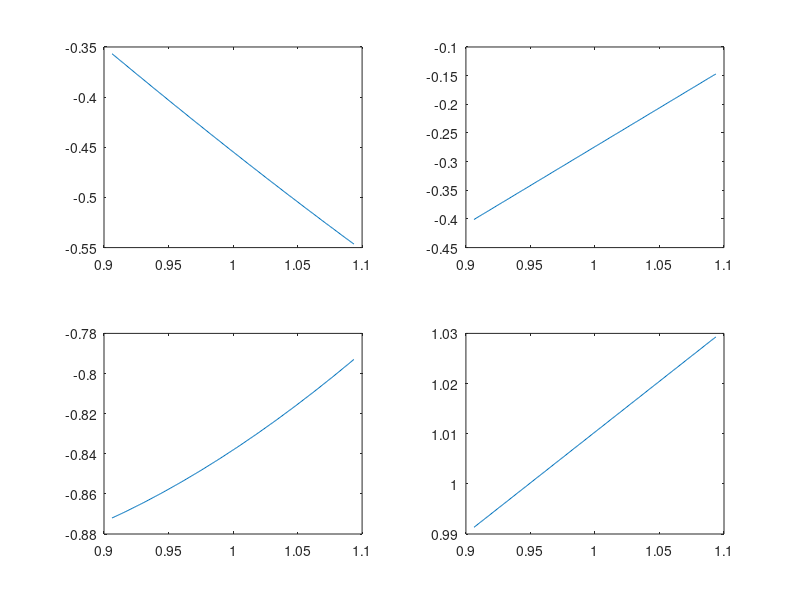

Write MATLAB code to recreate this figure.

%Initial Conditions

A=1/0.83428;  %1/sqrt(N);
V=2;
m=1;
hbar=1;
knot=(2*m*V/(hbar).^2).^(.5);
d=1;
sigmax=16;
sigmak=1/(2*sigmax);
deltak=(pi)*sigmak/(120*d);
q=1;
deltax=(6)^(1/3)/(10*(3*sigmak+q));    %intput for first block of code
t=0; 
xnot=-50;
deltat=1;
e=2.71828;
k=[(-3*sigmak-q):deltak:(3*sigmak-q)]; 
kt=(knot.^2-k.^2).^(.5);
w=((knot)^2)./(2*i*k.*kt.*coth(kt*d)+2*k.^2-knot^2);
% Gauss=e.^(i*sigmax^2*(i*k.^2/2-xnot*k/sigmax^2)-i*k.^2*hbar*t/(2*m));
     %old gauss
     %Gauss=sigmax*e.^(-2*pi*i*k*xnot-2*pi^2*sigmax^2*k.^2-i*k.^2*hbar*t/(2*m)); 
N=0; 

%x=[-6*sigmax:deltax:0*sigmax];
% Gaussx=e.^-((x-xnot).^2/(2*sigmax^2))/(2*pi).^.5;
%plot(x,trapz(k,(abs(Gauss.*e.^(i*2*pi*k*x))).^2);

%Probability of finding particle between B and C
%{
B=-6;
C=0;
t=0;
SUMOPx1=0;
SUMOPx2=0;
SUMOPx3=0;

if all([B<=0,C<=0])   
    fprintf('integrating from I to I'); 
    x=B;
        while x<=C
            ya1=(A.*e.^(i*k*(x))+w.*A.*e.^(-i*k*(x)));
Gauss=e.^(i*sigmax^2*(i*k.^2/2-xnot*k/sigmax^2));
            y1= ya1.*Gauss;
            SUMOPx1 = SUMOPx1+(deltax)*(abs(trapz(k,y1.*e.^(i*2*pi*k*x)))).^2;
            x=x+deltax;
        end
    SUMOPx1
end

if all([B>=0,B<d,C>0,C<=d])
    fprintf('integrating from II to II'); 
    x=B;
        while x<=C
            ya2=(A.*(kt-i*k)+A.*w.*(kt+i*k))./(2*kt).*e.^(-kt*(x));
            yb2=(A.*(kt+i*k)+A.*w.*(kt-i*k))./(2*kt).*e.^(kt*(x));
Gauss=e.^(i*sigmax^2*(i*k.^2/2-xnot*k/sigmax^2));
            y2=(ya2+yb2).*Gauss;
            SUMOPx2 = SUMOPx2+(deltax)*(abs(trapz(k,y2.*e.^(i*2*pi*k*x)))).^2; 
            x=x+deltax;
        end
    SUMOPx2
end

if all([B>d,C>d])
    fprintf('integrating from III to III'); 
    x=B;
        while x<=C
            ya3=(A.*(kt-i*k)+A.*w.*(kt+i*k))./(2*kt).*e.^(-kt*d-i*k*d+i*k*(x));
            yb3=(A.*(kt+i*k)+A.*w.*(kt-i*k))./(2*kt).*e.^(kt*d-i*k*d+i*k*(x));
Gauss=e.^(i*sigmax^2*(i*k.^2/2-xnot*k/sigmax^2));
            y3=(ya3+yb3).*Gauss;
            SUMOPx3 = SUMOPx3+(deltax)*(abs(trapz(k,y3.*e.^(i*2*pi*k*x)))).^2; 
            x=x+deltax;
        end
    SUMOPx3
end

if all([B<0,C>0,C<d])
    fprintf('integrating from I to II'); 
    x=B;
        while x<=0
            ya1=(A.*e.^(i*k*(x))+w.*A.*e.^(-i*k*(x)));
Gauss=e.^(i*sigmax^2*(i*k.^2/2-xnot*k/sigmax^2));
            y1= ya1.*Gauss;
            SUMOPx1 = SUMOPx1+(deltax)*(abs(trapz(k,y1.*e.^(i*2*pi*k*x)))).^2;
            x=x+deltax;
        end
    x=0;
        while x<=C
            ya2=(A.*(kt-i*k)+A.*w.*(kt+i*k))./(2*kt).*e.^(-kt*(x));
            yb2=(A.*(kt+i*k)+A.*w.*(kt-i*k))./(2*kt).*e.^(kt*(x));
Gauss=e.^(i*sigmax^2*(i*k.^2/2-xnot*k/sigmax^2));
            y2=(ya2+yb2).*Gauss;
            SUMOPx2 = SUMOPx2+(deltax)*(abs(trapz(k,y2.*e.^(i*2*pi*k*x)))).^2; 
            x=x+deltax;
        end
    SUMOPx1+SUMOPx2 
end

if all([B<d,B>=0,C>d])
    fprintf('integrating from II to III'); 
    x=B;
        while x<=d
            ya2=(A.*(kt-i*k)+A.*w.*(kt+i*k))./(2*kt).*e.^(-kt*(x));
            yb2=(A.*(kt+i*k)+A.*w.*(kt-i*k))./(2*kt).*e.^(kt*(x));
Gauss=e.^(i*sigmax^2*(i*k.^2/2-xnot*k/sigmax^2));
            y2=(ya2+yb2).*Gauss;
            SUMOPx2 = SUMOPx2+(deltax)*(abs(trapz(k,y2.*e.^(i*2*pi*k*x)))).^2; 
            x=x+deltax;
        end
    x=d;
        while x<=C
            ya3=(A.*(kt-i*k)+A.*w.*(kt+i*k))./(2*kt).*e.^(-kt*d-i*k*d+i*k*(x));
            yb3=(A.*(kt+i*k)+A.*w.*(kt-i*k))./(2*kt).*e.^(kt*d-i*k*d+i*k*(x));
Gauss=e.^(i*sigmax^2*(i*k.^2/2-xnot*k/sigmax^2));
            y3=(ya3+yb3).*Gauss;
            SUMOPx3 = SUMOPx3+(deltax)*(abs(trapz(k,y3.*e.^(i*2*pi*k*x)))).^2; 
            x=x+deltax;
        end
    SUMOPx2+SUMOPx3
end
            
if all([B<0,C>d])
    fprintf('integrating from I to III'); 
    x=B;
        while x<=0
            ya1=(A.*e.^(i*k*(x))+w.*A.*e.^(-i*k*(x)));
Gauss=e.^(i*sigmax^2*(i*k.^2/2-xnot*k/sigmax^2));
            y1= ya1.*Gauss;
            SUMOPx1 = SUMOPx1+(deltax)*(abs(trapz(k,y1.*e.^(i*2*pi*k*x)))).^2;
            x=x+deltax;
        end
    x=0;
        while x<=d
            ya2=(A.*(kt-i*k)+A.*w.*(kt+i*k))./(2*kt).*e.^(-kt*(x));
            yb2=(A.*(kt+i*k)+A.*w.*(kt-i*k))./(2*kt).*e.^(kt*(x));
Gauss=e.^(i*sigmax^2*(i*k.^2/2-xnot*k/sigmax^2));
            y2=(ya2+yb2).*Gauss;
            SUMOPx2 = SUMOPx2+(deltax)*(abs(trapz(k,y2.*e.^(i*2*pi*k*x)))).^2; 
            x=x+deltax;
        end
    x=d;
        while x<=C
            ya3=(A.*(kt-i*k)+A.*w.*(kt+i*k))./(2*kt).*e.^(-kt*d-i*k*d+i*k*(x));
            yb3=(A.*(kt+i*k)+A.*w.*(kt-i*k))./(2*kt).*e.^(kt*d-i*k*d+i*k*(x));
Gauss=e.^(i*sigmax^2*(i*k.^2/2-xnot*k/sigmax^2));
            y3=(ya3+yb3).*Gauss;
            SUMOPx3 = SUMOPx3+(deltax)*(abs(trapz(k,y3.*e.^(i*2*pi*k*x)))).^2; 
            x=x+deltax;
        end
    SUMOPx1+SUMOPx2+SUMOPx3
end
%} 

%{
 %Normalization
 format long
 N=0;
 n=100;
 SUMOPx1=0;
 SUMOPx2=0;
 SUMOPx3=0;
 x=-n*d;
 p=0;
 
 while x<0
   
    ya1=(A*e.^(i*k*x)+w*A.*e.^(-i*k*x)).*e.^(i*k.^2*hbar*t/(2*m));
            
    %Gauss=((1/(2*pi))^.25)*e.^(-k.^2/4);  %for gaussian
    Gauss=e.^-((1/sigmak)^2*((k+q).^2/2-(xnot)*sigmak^2*i*k));
            y1= ya1.*Gauss; 
% SUMOPx1 = SUMOPx1+(deltax)*(abs(trapz(k,(trapz(k,y1)).*e.^(i*k*x)))).^2;
  SUMOPx1 = SUMOPx1+(deltax)*(abs(trapz(k,y1))).^2;
% SUMOPx1 = SUMOPx1+(deltax)*(abs(trapz(k,y1.*((1/(2*pi))^.5).*e.^(i*k*x)))).^2;  %only for gaussian
  x=x+deltax;
  if mod(x,2*n*d/100) <= deltax/(n*d/100) %give fraction of computational time
      round(x/(2*n*d/100)+50)
  end
 end
 
 x=0;
     
 while all([x<d,x>=0])
  
    
             
    ya2=(A.*(kt-i*k)+A.*w.*(kt+i*k))./(2*kt).*e.^(-kt*(x)).*e.^(i*k.^2*hbar*t/(2*m));
             yb2=(A.*(kt+i*k)+A.*w.*(kt-i*k))./(2*kt).*e.^(kt*(x)).*e.^(i*k.^2*hbar*t/(2*m));
             Gauss=e.^-((1/sigmak)^2*((k+q).^2/2-(xnot)*sigmak^2*i*k));
             y2=(ya2+yb2).*Gauss;
  SUMOPx2 = SUMOPx2+(deltax)*(abs(trapz(k,y2))).^2;
  
  x=x+deltax;
  if mod(x,2*n*d/100) <= deltax/(n*d/100)
      round(x/(2*n*d/100)+50)
  end
 end
 

  x=d;
     
 while all([x<n*d,x>=d])
  
   ya3=(A.*(kt-i*k)+A.*w.*(kt+i*k))./(2*kt).*e.^(-kt*d-i*k*d+i*k*(x)).*e.^(i*k.^2*hbar*t/(2*m));
             yb3=(A.*(kt+i*k)+A.*w.*(kt-i*k))./(2*kt).*e.^(kt*d-i*k*d+i*k*(x)).*e.^(i*k.^2*hbar*t/(2*m));
             Gauss=e.^-((1/sigmak)^2*((k+q).^2/2-(xnot)*sigmak^2*i*k));
             y3=(ya3+yb3).*Gauss;
 SUMOPx3 = SUMOPx3+(deltax)*(abs(trapz(k,y3))).^2;
 
  x=x+deltax;
  if mod(x,2*n*d/100) <= deltax/(n*d/100)
      round(x/(2*n*d/100)+50)
  end
 end
 
 N=SUMOPx1+SUMOPx2+SUMOPx3;
 (N)^.5
%}
% ktq=(knot.^2-q.^2).^(.5);
% wq=(-(knot)^2)./(-2*i*q.*ktq.*coth(ktq*d)-q.^2+ktq.^2);
% dwq=(2*i*knot^2*((knot^2-2*q^2)*coth(ktq*d)+q*ktq*(d*q*(csc(ktq*d))^2-2*i)))/(ktq*(2*q*ktq*coth(ktq*d)+i*(knot^2-2*q^2))^2);
% subplot(5,1,1)
% plot(k,w);
% subplot(5,1,2)
% plot(k,wq+dwq*(k-q));
% subplot(5,1,3)
% plot(k,i*w);
% subplot(5,1,4)
% plot(k,i*(wq+dwq*(k-q)));
% subplot(5,1,5)
% plot(k,e.^-((1/sigmak)^2*((k-q).^2/2-(xnot)*sigmak^2*i*k)));


%  t=100;
%         x=0;       
% subplot(5,1,2)
% plot(k,-1);
% 
% subplot(5,1,3)
% plot(k,-1+2*i*coth(knot*d)/knot*k)
% subplot(5,1,4)
% plot(k,-1+2*i*coth(knot*d)/knot*k+4*k.^2.*(coth(knot*d)).^2/knot.^2)
% subplot(5,1,5)

%{
%DATA AQUISITION Numerical
q=-1;
B=-100.0;
C= 100.0;
deltax=0.5;
ARR=zeros(20,10,1);                   % (x,t,p)  
z = zeros(20,1);
v=1;
D=100;
while t<=D
x=B;
l=1;
while x<=C
    
if (x<0)  


             ya1=((A.*e.^(i*k*(x))+w*A.*e.^(-i*k*(x)))).*e.^(i*k.^2*hbar*t/(2*m));
            Gauss=e.^-((1/sigmak)^2*((k-q).^2/2+(xnot)*sigmak^2*i*k));
            y1= ya1.*Gauss;
             ARR(l,t+1,1)=((deltax)*(abs(trapz(k,y1))).^2);
            z(l,1) = B+(l-1)*deltax;
end

 if all([x>=0,x<=d])
  
            ya2=(A.*(kt-i*k)+A.*w.*(kt+i*k))./(2*kt).*e.^(-kt*(x)).*e.^(i*k.^2*hbar*t/(2*m));
             yb2=(A.*(kt+i*k)+A.*w.*(kt-i*k))./(2*kt).*e.^(kt*(x)).*e.^(i*k.^2*hbar*t/(2*m));
             Gauss=e.^-((1/sigmak)^2*((k-q).^2/2+(xnot)*sigmak^2*i*k));
             y2=(ya2+yb2).*Gauss;
             ARR(l,t+1,1)=((deltax)*(abs(trapz(k,y2))).^2);    
                  z(l,1) = B+(l-1)*deltax;
 end
 
 if (x>d) 
   
             ya3=(A.*(kt-i*k)+A.*w.*(kt+i*k))./(2*kt).*e.^(-kt*d-i*k*d+i*k*(x)).*e.^(i*k.^2*hbar*t/(2*m));
             yb3=(A.*(kt+i*k)+A.*w.*(kt-i*k))./(2*kt).*e.^(kt*d-i*k*d+i*k*(x)).*e.^(i*k.^2*hbar*t/(2*m));
             Gauss=e.^-((1/sigmak)^2*((k-q).^2/2+(xnot)*sigmak^2*i*k));
             y3=(ya3+yb3).*Gauss;
             ARR(l,t+1,1)=((deltax)*(abs(trapz(k,y3))).^2); 
             z(l,1) = B+(l-1)*deltax;
    
 end

 x=x+deltax;
 l=l+1;
end
fprintf('%d\n',t+1); %
 t=t+1;       
end       

 p=0;
while p<D/4
  subplot(5,5,p+1)
        plot(z(:,1),ARR(:,4*p+1)); 
        
        p=p+1;
        
end
%} 

%{
%DATA AQUISITION Analytical

B=-100.0;
C= 100.0;
deltax=0.2;
ARR=zeros(200,100,1);                   % (x,t,p)  
z = zeros(200,1);
D=100;
ktq=(knot.^2-q.^2).^(.5);
wq=(-(knot)^2)./(-2*i*q.*ktq.*coth(ktq*d)-q.^2+ktq.^2);
dwq=(2*i*knot^2*((knot^2-2*q^2)*coth(ktq*d)+q*ktq*(d*q*(csc(ktq*d))^2-2*i)))/(ktq*(2*q*ktq*coth(ktq*d)+i*(knot^2-2*q^2))^2);

while t<=D
x=B;
l=1;
while x<=C
    
if (x<0)  

            Xt=(A*(m)^.5*e.^(i*q*(x-xnot)+(-i*q^2*hbar*t/(2*m))+(-(x-xnot-q*hbar*t/m)^2*m*sigmak^2/(2*(i*hbar*sigmak^2*t+m)))))/(i*hbar*sigmak^2*t+m)^.5;
            Xr=(A*(m)^.5*e.^(-i*q*(x+xnot)+(-i*q^2*hbar*t/(2*m))+(-(x-xnot-q*hbar*t/m)^2*m*sigmak^2/(2*(i*hbar*sigmak^2*t+m))))*(wq-dwq*(i*(x+xnot+q*hbar*t/m))*sigmak^2*m/(i*hbar*t*sigmak^2+m)))/(i*hbar*sigmak^2*t+m)^.5;
            X=Xt+Xr;
            ARR(l,t+1,1)=((deltax)*(abs(X))^2);
            z(l,1) = B+(l-1)*deltax;
            end
% end
% AA=(1+wq-dwq*q);
% BB=i*(-1+wq-dwq*q);
% CC=(q/(knot^2-q^2)^.5-q*knot^2/(knot^2-q^2)^(1.5));
% DD=q^2/(knot^2-q^2)^.5-(q^4+2q^2*(knot^2-q^2))/(knot^2-q^2)^(1.5);
% EE=i*dwq*(q^3+2q*(knot^2-q^2))/(knot^2-q^2)^(1.5)
% if all[x<d,x>0]
% 
% end
%  
% AA=(1+wq-dwq*q);
% BB=i*(-1+wq-dwq*q);
% CC=(q/(knot^2-q^2)^.5-q*knot^2/(knot^2-q^2)^(1.5));
% DD=q^2/(knot^2-q^2)^.5-(q^4+2q^2*(knot^2-q^2))/(knot^2-q^2)^(1.5);
% EE=i*dwq*(q^3+2q*(knot^2-q^2))/(knot^2-q^2)^(1.5) 
% G1=
% G2=
% P1=
% P2=
% F1=
% F2=
% 
%  if (x>d) 
%   
%  end

 x=x+deltax;
 l=l+1;
end
fprintf('%d\n',t+1); %
 t=t+1;  
 x=B;
l=1;
end       

 p=0;
while p<D/4
  subplot(5,5,p+1)
        plot(z(:,1),ARR(:,4*p+1)); 
        
        p=p+1;
        
end
%}        
  

ktq=(knot.^2-q.^2).^(.5);
wq=(-(knot)^2)./(-2*i*q.*ktq.*coth(ktq*d)-2*q.^2+ktq.^2);
dwq=(2*i*knot^2*((knot^2-2*q^2)*coth(ktq*d)+q*ktq*(d*q*(csc(ktq*d))^2-2*i)))/(ktq*(2*q*ktq*coth(ktq*d)+i*(knot^2-2*q^2))^2);

k=[(-3*sigmak+q):deltak:(3*sigmak+q)];  
q=1;
subplot(2,2,1)
plot(k,w);
subplot(2,2,2)
plot(k,wq+dwq*(k-q));        
subplot(2,2,3)
plot(k,i*w);
subplot(2,2,4)
 plot(k,i*(wq+dwq*(k-q)));       
        
        
        
        
        
        
        
        
        
        
        
        
        
        
        
        
        
        
        
        
        
        
        
        
        
        
        
        
        
        
        
        
        
        
        
        
        
        
        
        
        
        
        
        
        
        
        
        
        
        
        
        
        
        
        
        
        
        
        
        
        
        
        
        
        
        
        
        
        
        
        
        
        
        
        
        
        
        
        
        
        
        
        
        
        
        
        
        
        
        
        
        
        
        
        
        
        
        
        
        
        
        
        
        
        
        
        
        
        
        
        
        
        
        
        
        
        
        
        
        
        
        
 %{
 
 while t<100
  
 t
while x < 10

k=[-3*sigma:deltak/10000:3*sigma];

w1= -(knot)^2 * 2*sinh( (knot.^2-k.^2).^(0.5)*d );

w2=(-4*i*k.*(knot.^2-k.^2).^(.5).*cosh((knot.^2-k.^2).^(.5)*d)-2*k.^2.*sinh((knot.^2-k.^2).^(.5)*d)+2*(knot.^2-k.^2).*sinh((knot.^2-k.^2).^(.5)*d)); 

w=w1./w2;

y1=(A*((knot.^2-k.^2).^(0.5)-i*k)+A*w.*((knot.^2-k.^2).^(0.5)+i*k))./(2*(knot.^2-k.^2).^(0.5)).*e.^(-(knot.^2-k.^2).^(0.5)*d-i*k*d+i*k*x);

y2=(A*((knot.^2+k.^2).^(0.5)+i*k)+A*w.*((knot.^2-k.^2).^(0.5)-i*k))./(2*(knot.^2-k.^2).^(0.5)).*e.^((knot.^2-k.^2).^(0.5)*d-i*k*d+i*k*x);

y3=1/(sigma*(2*pi).^(0.5)).*e.^-((k-q).^2/(2*(sigma).^2)+(i*k.^2*hbar*t)/(2*m));

y=(y1+y2).*y3;

SUMofprob = SUMofprob + abs(trapz(k,y)).^2;

x= x+1;
end

x=1;


SUMofprob

t=t+1;


 end


kb=[-3*sigma:deltak/1000:3*sigma];

1b= -(knot)^2 * 2*sinh( (knot.^2-kb.^2).^(0.5)*d );

2b=(-4*i*kb.*(knot.^2-kb.^2).^(.5).*cosh((knot.^2-kb.^2).^(.5)*d)-2*kb.^2.*sinh((knot.^2-kb.^2).^(.5)*d)+2*(knot.^2-kb.^2).*sinh((knot.^2-kb.^2).^(.5)*d)); 

wb=w1b./w2b;

y1b=((A*(knot.^2-kb.^2).^(0.5)-i*kb)+A*wb.*((knot.^2-kb.^2).^(0.5)+i*kb))./(2*(knot.^2-kb.^2).^(0.5)).*e.^(-(knot.^2-kb.^2).^(0.5)*d-i*kb*d+i*kb*x);

y2b=((A*(knot.^2+kb.^2).^(0.5)-i*kb)+A*wb.*((knot.^2-kb.^2).^(0.5)-i*kb))./(2*(knot.^2-kb.^2).^(0.5)).*e.^((knot.^2-kb.^2).^(0.5)*d-i*kb*d+i*kb*x);

y3b=1/(sigma*(2*pi).^(0.5)).*e.^-((kb-q).^2/(2*(sigma).^2)+(i*kb.^2*hbar*t)/(2*m));

yb=y1b+(y2b.*y3b);

trapz(kb,yb)




kc=[-3*sigma:deltak/1000000:3*sigma];

w1c= -(knot)^2 * 2*sinh( (knot.^2-kc.^2).^(0.5)*d );

w2c=(-4*i*kc.*(knot.^2-kc.^2).^(.5).*cosh((knot.^2-kc.^2).^(.5)*d)-2*kc.^2.*sinh((knot.^2-kc.^2).^(.5)*d)+2*(knot.^2-kc.^2).*sinh((knot.^2-kc.^2).^(.5)*d)); 

wc=w1c./w2c;

y1c=((A*(knot.^2-kc.^2).^(0.5)-i*kc)+A*wc.*((knot.^2-kc.^2).^(0.5)+i*kc))./(2*(knot.^2-kc.^2).^(0.5)).*e.^(-(knot.^2-kc.^2).^(0.5)*d-i*kc*d+i*kc*x);

y2c=((A*(knot.^2+kc.^2).^(0.5)-i*kc)+A*wc.*((knot.^2-kc.^2).^(0.5)-i*kc))./(2*(knot.^2-kc.^2).^(0.5)).*e.^((knot.^2-kc.^2).^(0.5)*d-i*kc*d+i*kc*x);

y3c=1/(sigma*(2*pi).^(0.5)).*e.^-((kc-q).^2/(2*(sigma).^2)+(i*kc.^2*hbar*t)/(2*m));

yc=y1c+(y2c.*y3c);

trapz(kc,yc)



kd=[-3*sigma:deltak/10000000:3*sigma];

w1d= -(knot)^2 * 2*sinh( (knot.^2-kd.^2).^(0.5)*d );

w2d=(-4*i*kd.*(knot.^2-kd.^2).^(.5).*cosh((knot.^2-kd.^2).^(.5)*d)-2*kd.^2.*sinh((knot.^2-kd.^2).^(.5)*d)+2*(knot.^2-kd.^2).*sinh((knot.^2-kd.^2).^(.5)*d)); 

wd=w1d./w2d;

y1d=((A*(knot.^2-kd.^2).^(0.5)-i*kd)+A*wd.*((knot.^2-kd.^2).^(0.5)+i*kd))./(2*(knot.^2-kd.^2).^(0.5)).*e.^(-(knot.^2-kd.^2).^(0.5)*d-i*kd*d+i*kd*x);

y2d=((A*(knot.^2+kd.^2).^(0.5)-i*kd)+A*wd.*((knot.^2-kd.^2).^(0.5)-i*kd))./(2*(knot.^2-kd.^2).^(0.5)).*e.^((knot.^2-kd.^2).^(0.5)*d-i*kd*d+i*kd*x);

y3d=1/(sigma*(2*pi).^(0.5)).*e.^-((kd-q).^2/(2*(sigma).^2)+(i*kd.^2*hbar*t)/(2*m));

yd=y1d+(y2d.*y3d);

trapz(kd,yd) 
%} 


